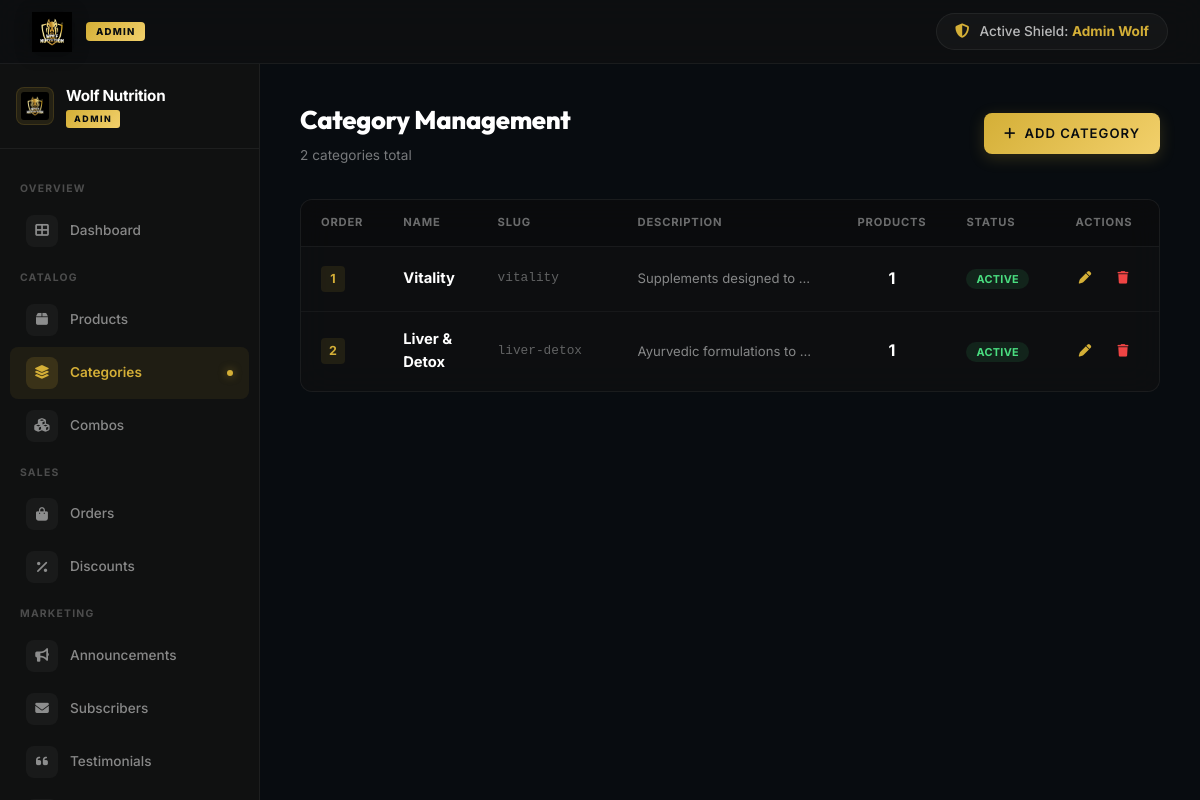
Before: /admin/categories.php (signed in) with the older database file.
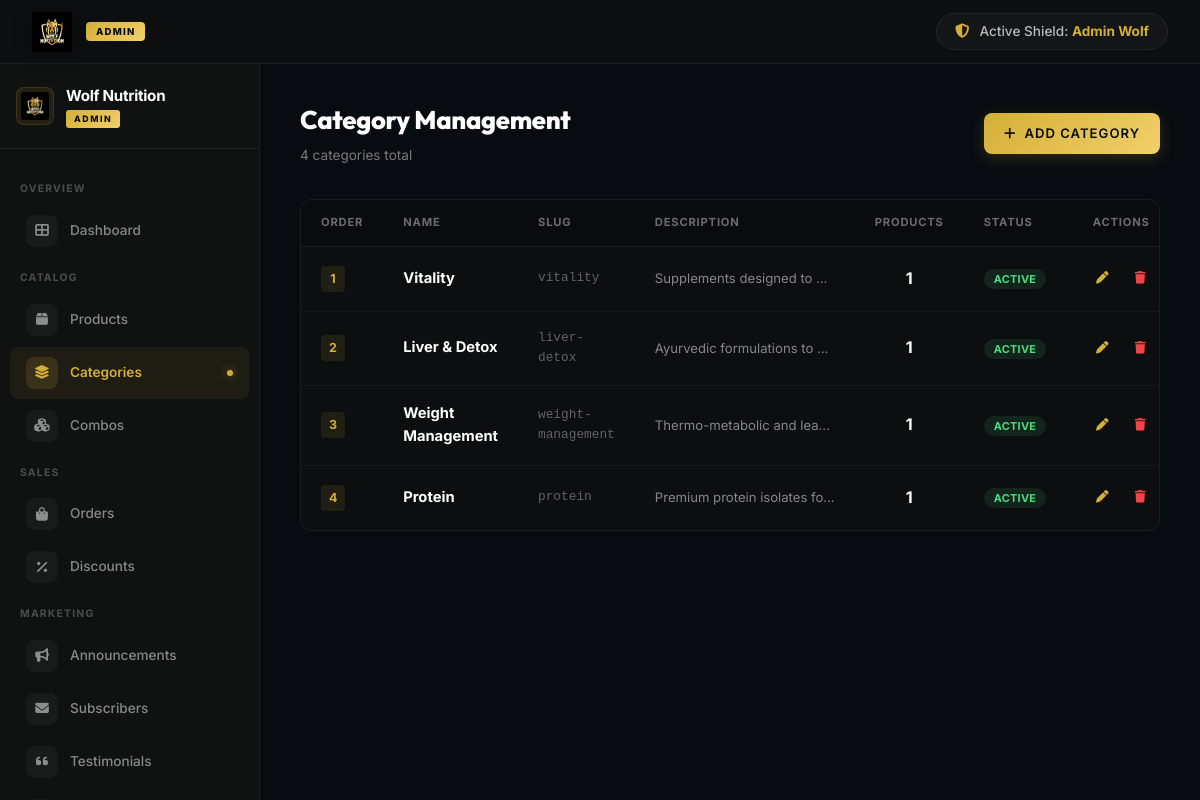
After: the same page with the newer database file.
### tables this page shows
CREATE TABLE IF NOT EXISTS `categories` (
  `id` INT AUTO_INCREMENT PRIMARY KEY,
  `name` VARCHAR(100) NOT NULL,
  `slug` VARCHAR(100) NOT NULL UNIQUE,
  `description` TEXT NULL,
  `is_active` TINYINT(1) DEFAULT 1,
  `display_order` INT DEFAULT 0
);

### admin/categories.php (the view, shortened to what this page needs)
<?php
require_once __DIR__ . '/includes/header.php';
require_once __DIR__ . '/includes/sidebar.php';
$stmt = $pdo->prepare("
    SELECT c.*, COUNT(p.id) as product_count
    FROM categories c
    LEFT JOIN products p ON c.id = p.category_id
    GROUP BY c.id
    ORDER BY c.display_order ASC
");
$stmt->execute();
$categories = $stmt->fetchAll();
?>
    <div class="cat-page-header" style="display:flex; justify-content:space-between; align-items:center; margin-bottom:32px;">
        <div>
            <h2 style="font-size:1.6rem; font-weight:800; color:#fff; margin:0 0 4px 0; letter-spacing:-0.3px;">Category Management</h2>
            <p style="font-size:0.85rem; color:rgba(255,255,255,0.45); margin:0;"><?php echo count($categories); ?> categor<?php echo count($categories) !== 1 ? 'ies' : 'y'; ?> total</p>
        </div>
        <a href="category_add.php" class="btn-gold" style="padding:10px 20px; font-size:0.82rem; text-decoration:none; display:inline-flex; align-items:center; gap:8px; font-weight:600;">
            <i class="fas fa-plus"></i> Add Category
        </a>
    </div>
    <div class="cat-table-wrapper">
        <?php if (empty($categories)): ?>
            <div style="text-align:center; padding:48px 20px;">
                <i class="fas fa-folder-open" style="font-size:2rem; color:rgba(255,255,255,0.15); margin-bottom:12px; display:block;"></i>
                <p style="color:rgba(255,255,255,0.4); font-size:0.9rem; margin:0 0 16px 0;">No categories created yet.</p>
                <a href="category_add.php" class="btn-gold" style="padding:10px 24px; font-size:0.82rem; text-decoration:none; display:inline-flex; align-items:center; gap:8px;">
                    <i class="fas fa-plus"></i> Create First Category
                </a>
            </div>
        <?php else: ?>
            <table class="cat-table">
                <thead>
                    <tr>
                        <th style="width:70px;">Order</th>
                        <th>Name</th>
                        <th style="width:140px;">Slug</th>
                        <th>Description</th>
                        <th style="width:90px; text-align:center;">Products</th>
                        <th style="width:90px;">Status</th>
                        <th style="width:100px; text-align:center;">Actions</th>
                    </tr>
                </thead>
                <tbody>
                    <?php foreach ($categories as $cat): ?>
                        <tr>
                            <td data-label="Order">
                                <span style="background:rgba(212,175,55,0.1); color:#D4AF37; font-size:0.78rem; font-weight:700; padding:3px 8px; border-radius:4px; min-width:24px; display:inline-block; text-align:center;"><?php echo $cat['display_order']; ?></span>
                            </td>
                            <td data-label="Category" class="td-name">
                                <a href="category_edit.php?id=<?php echo $cat['id']; ?>" style="color:#fff; text-decoration:none; font-weight:700; font-size:0.92rem; transition:color 0.2s;" onmouseover="this.style.color='#D4AF37'" onmouseout="this.style.color='#fff'">
                                    <?php echo htmlspecialchars($cat['name']); ?>
                                </a>
                            </td>
                            <td data-label="Slug" style="font-size:0.8rem; color:rgba(255,255,255,0.35); font-family:monospace;"><?php echo htmlspecialchars($cat['slug']); ?></td>
                            <td data-label="Description" style="font-size:0.82rem; color:rgba(255,255,255,0.5); max-width:220px; overflow:hidden; text-overflow:ellipsis; white-space:nowrap;">
                                <?php echo htmlspecialchars($cat['description'] ?: '—'); ?>
                            </td>
                            <td data-label="Products" style="text-align:center;">
                                <span style="font-weight:700; font-size:1rem; color:#fff;"><?php echo $cat['product_count']; ?></span>
                            </td>
                            <td data-label="Status">
                                <span class="<?php echo $cat['is_active'] ? 'badge-active' : 'badge-inactive'; ?>">
                                    <?php echo $cat['is_active'] ? 'Active' : 'Inactive'; ?>
                                </span>
                            </td>
                            <td data-label="" class="td-actions">
                                <div style="display:flex; gap:6px; justify-content:center;">
                                    <a href="category_edit.php?id=<?php echo $cat['id']; ?>" class="action-btn" style="color:#D4AF37; text-decoration:none;" title="Edit">
                                        <i class="fas fa-pen" style="font-size:0.78rem;"></i>
                                    </a>
                                    <a href="categories.php?delete_id=<?php echo $cat['id']; ?>" class="action-btn" style="color:#ef4444; text-decoration:none;" onclick="return confirm('Delete this category?')" title="Delete">
                                        <i class="fas fa-trash" style="font-size:0.78rem;"></i>
                                    </a>
                                </div>
                            </td>
                        </tr>
                    <?php endforeach; ?>
                </tbody>
            </table>
        <?php endif; ?>
    </div>
<?php
require_once __DIR__ . '/includes/footer.php';
?>

### admin/includes/header.php (shortened to what this page needs)
<?php
$admin_name = $_SESSION['admin_name'];
?>
<!DOCTYPE html>
<html lang="en">
<head>
    <link rel="stylesheet" href="https://cdnjs.cloudflare.com/ajax/libs/font-awesome/6.4.0/css/all.min.css">
    <link rel="stylesheet" href="../assets/css/style.css">
</head>
<body>
    <header class="admin-topbar">
        <a href="dashboard.php" class="admin-topbar-logo">
            <img src="../assets/images/logo.png" alt="Wolf Nutrition">
            <span class="admin-badge">Admin</span>
        </a>
        <div class="admin-topbar-user">
            <i class="fas fa-shield-halved"></i>
            <span class="full-name">Active Shield: <strong><?php echo htmlspecialchars($admin_name); ?></strong></span>
        </div>
    </header>
    <div class="admin-layout">

### admin/includes/sidebar.php (shortened to what this page needs)
<?php
$active_subpage = basename($_SERVER['PHP_SELF']);
?>
<aside class="admin-sidebar" id="admin-sidebar">
    <div class="sidebar-logo">
        <img src="../assets/images/logo.png" alt="Wolf" class="sidebar-logo-img">
        <div class="sidebar-logo-text">
            <span class="sidebar-brand">Wolf Nutrition</span>
            <span class="sidebar-badge">ADMIN</span>
        </div>
    </div>
    <div class="sidebar-nav">
        <?php foreach ($nav_groups as $group): ?>
            <div class="sidebar-group">
                <div class="sidebar-group-label"><?php echo $group['label']; ?></div>
                <?php foreach ($group['items'] as $item): ?>
                    <a href="<?php echo $item['page']; ?>"
                       class="sidebar-link <?php echo in_array($active_subpage, $item['match']) ? 'active' : ''; ?>">
                        <span class="sidebar-link-icon"><i class="<?php echo $item['icon']; ?>"></i></span>
                        <span class="sidebar-link-text"><?php echo $item['label']; ?></span>
                        <?php if (in_array($active_subpage, $item['match'])): ?>
                            <span class="sidebar-link-indicator"></span>
                        <?php endif; ?>
                    </a>
            <?php endforeach; ?>
        <?php endforeach; ?>
    </div>
</aside>
<main class="admin-content">

### admin/includes/footer.php (shortened to what this page needs)
</main>
</div>
</body>
</html>

### assets/css/style.css (style rules this page uses)
:root { --bg-primary: #080C10; --bg-secondary: #121212; --bg-card: #121212; --bg-card-hover: #121212; --gold-primary: #D4AF37; --gold-light: #FFD700; --gold-dark: #D4AF37; --gold-muted: #D4AF37; --gold-gradient: linear-gradient(135deg, #FFD700 0%, #D4AF37 100%); --gold-glow: 0 0 15px rgba(212, 175, 55, 0.25); --gold-glow-hover: 0 0 25px rgba(212, 175, 55, 0.5); --text-primary: #FFFFFF; --text-secondary: rgba(255, 255, 255, 0.8); --text-muted: rgba(255, 255, 255, 0.5); --border-color: rgba(212, 175, 55, 0.15); --border-active: rgba(212, 175, 55, 0.5); --danger-color: #FFFFFF; --success-color: #D4AF37; --font-heading: 'Outfit', sans-serif; --font-body: 'Inter', sans-serif; --transition-fast: 0.2s ease; --transition-normal: 0.3s cubic-bezier(0.25, 0.8, 0.25, 1); }
* { box-sizing: border-box; margin: 0; padding: 0; }
body { background-color: var(--bg-primary); color: var(--text-secondary); font-family: var(--font-body); line-height: 1.6; overflow-x: hidden; }
h1, h2, h3, h4, h5, h6 { color: var(--text-primary); font-family: var(--font-heading); font-weight: 600; letter-spacing: 0.5px; }
a { color: inherit; text-decoration: none; transition: var(--transition-fast); }
.btn-gold { background: var(--gold-gradient); color: #080C10; border: none; padding: 12px 25px; font-family: var(--font-heading); font-weight: 700; text-transform: uppercase; letter-spacing: 1px; border-radius: 4px; cursor: pointer; display: inline-flex; align-items: center; justify-content: center; gap: 10px; position: relative; overflow: hidden; transition: var(--transition-normal); box-shadow: var(--gold-glow); }
.btn-gold::before { content: ''; position: absolute; top: 0; left: -100%; width: 50%; height: 100%; background: linear-gradient(90deg, transparent, rgba(255, 255, 255, 0.4), transparent); transform: skewX(-25deg); transition: 0.75s; }
header { background: #0d1117; border-bottom: 1px solid rgba(212,175,55,0.1); position: sticky; top: 0; z-index: 1000; }

### admin/includes/header.php (style rules this page uses)
*, *::before, *::after { box-sizing: border-box; margin: 0; padding: 0; }
body { display: flex; flex-direction: column; height: 100vh; overflow: hidden; background: #080C10; font-family: 'Inter', system-ui, -apple-system, sans-serif; color: #ffffff; -webkit-font-smoothing: antialiased; -moz-osx-font-smoothing: grayscale; margin: 0; padding: 0; }
.admin-topbar { display: flex; align-items: center; justify-content: space-between; padding: 0 32px; height: 64px; min-height: 64px; background: rgba(18, 18, 18, 0.6); backdrop-filter: blur(16px); -webkit-backdrop-filter: blur(16px); border-bottom: 1px solid rgba(255, 255, 255, 0.06); z-index: 200; flex-shrink: 0; }
.admin-topbar-logo { display: flex; align-items: center; gap: 14px; text-decoration: none; }
.admin-topbar-logo img { height: 40px; width: auto; filter: drop-shadow(0 2px 8px rgba(0, 0, 0, 0.3)); }
.admin-topbar-logo .admin-badge { padding: 3px 10px; font-size: 0.6rem; font-weight: 800; letter-spacing: 1.2px; text-transform: uppercase; background: linear-gradient(135deg, #D4AF37 0%, #F2D06B 100%); color: #080C10; border-radius: 4px; line-height: 1.4; }
.admin-topbar-user { display: flex; align-items: center; gap: 10px; padding: 7px 18px; background: rgba(255, 255, 255, 0.03); border: 1px solid rgba(255, 255, 255, 0.06); border-radius: 40px; font-size: 0.85rem; font-weight: 500; color: rgba(255, 255, 255, 0.7); transition: all 0.2s ease; }
.admin-topbar-user i { color: #D4AF37; font-size: 0.9rem; }
.admin-topbar-user strong { color: #D4AF37; font-weight: 700; }
.admin-layout { display: grid; grid-template-columns: 260px 1fr; grid-template-rows: 1fr; height: calc(100vh - 64px); overflow: hidden; }
.admin-content { padding: 36px 40px; overflow-y: auto; height: 100%; }
.admin-badge { display: inline-block; padding: 4px 12px; border-radius: 20px; font-size: 0.65rem; font-weight: 700; letter-spacing: 0.5px; text-transform: uppercase; }
.btn-gold { display: inline-flex; align-items: center; gap: 8px; padding: 10px 24px; background: linear-gradient(135deg, #D4AF37 0%, #F2D06B 100%); color: #080C10; font-size: 0.85rem; font-weight: 700; border: none; border-radius: 8px; cursor: pointer; transition: all 0.2s ease; text-decoration: none; font-family: 'Inter', system-ui, sans-serif; box-shadow: 0 4px 16px rgba(212, 175, 55, 0.2); }

Changed rows visible on the page:
added categories: display_order "3", name "Weight Management", slug "weight-management", description "Thermo-metabolic and lea…", product_count "1", is_active "ACTIVE"
added categories: display_order "4", name "Protein", slug "protein", description "Premium protein isolates fo…", product_count "1", is_active "ACTIVE"
Other visible differences:
count($categories): "2" → "4"
